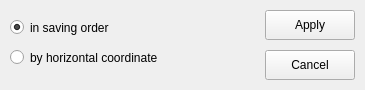
<?xml version="1.0" encoding="UTF-8"?>
<ui version="4.0">
 <class>AutoModeTypeDialog</class>
 <widget class="QWidget" name="AutoModeTypeDialog">
  <property name="windowModality">
   <enum>Qt::NonModal</enum>
  </property>
  <property name="geometry">
   <rect>
    <x>0</x>
    <y>0</y>
    <width>365</width>
    <height>90</height>
   </rect>
  </property>
  <property name="sizePolicy">
   <sizepolicy hsizetype="Fixed" vsizetype="Fixed">
    <horstretch>0</horstretch>
    <verstretch>0</verstretch>
   </sizepolicy>
  </property>
  <property name="contextMenuPolicy">
   <enum>Qt::DefaultContextMenu</enum>
  </property>
  <property name="windowTitle">
   <string>Auto Mode</string>
  </property>
  <widget class="QPushButton" name="applyButton">
   <property name="geometry">
    <rect>
     <x>265</x>
     <y>10</y>
     <width>90</width>
     <height>30</height>
    </rect>
   </property>
   <property name="text">
    <string>Apply</string>
   </property>
  </widget>
  <widget class="QPushButton" name="cancelButton">
   <property name="geometry">
    <rect>
     <x>265</x>
     <y>50</y>
     <width>90</width>
     <height>30</height>
    </rect>
   </property>
   <property name="text">
    <string>Cancel</string>
   </property>
  </widget>
  <widget class="QRadioButton" name="inSavingOrderRadioButton">
   <property name="geometry">
    <rect>
     <x>10</x>
     <y>15</y>
     <width>250</width>
     <height>25</height>
    </rect>
   </property>
   <property name="text">
    <string>in saving order</string>
   </property>
   <property name="checked">
    <bool>true</bool>
   </property>
  </widget>
  <widget class="QRadioButton" name="byHorizontalCoordinateRadioButton">
   <property name="geometry">
    <rect>
     <x>10</x>
     <y>45</y>
     <width>250</width>
     <height>25</height>
    </rect>
   </property>
   <property name="text">
    <string>by horizontal coordinate</string>
   </property>
   <property name="autoRepeatDelay">
    <number>300</number>
   </property>
  </widget>
 </widget>
 <resources/>
 <connections/>
</ui>
